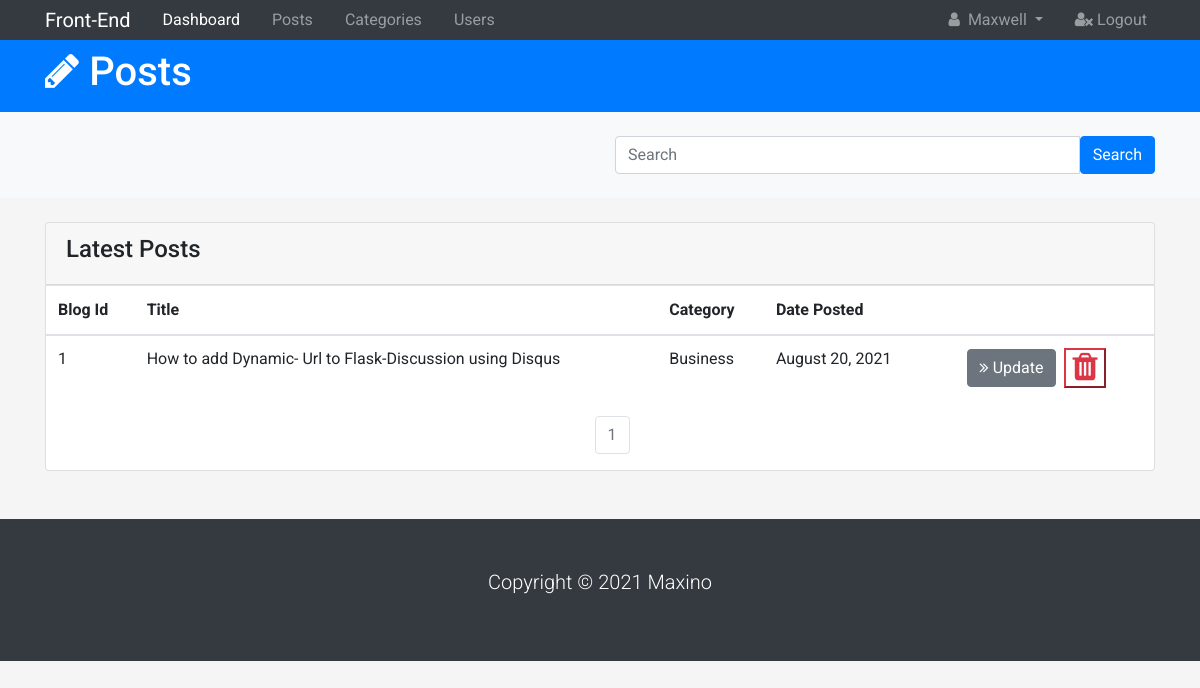
Page /admin/posts (signed in) on the committed database.
### Portfolio/models.py (models this page shows, shortened)
class User(db.Model, UserMixin):
    id = db.Column(db.Integer, primary_key=True)
    first_name = db.Column(db.String(100))
    last_name = db.Column(db.String(100))
    email = db.Column(db.String(64), unique=True)
    profile_pic = db.Column(db.String(100), default='avatar.png')
    password = db.Column(db.String(255))
    bio = db.Column(db.Text)
    url_to = db.Column(db.String(100))
    active = db.Column(db.Boolean())
    confirmed_at = db.Column(db.DateTime)
    roles = db.relationship('Role', secondary=roles_users,
                            backref=db.backref('users', lazy='dynamic'))
    blogs = db.relationship('Blog', backref='user', lazy=True)

class Blog(db.Model):
    __tablename__ = 'blog'
    id = db.Column(db.Integer, primary_key=True)
    user_id = db.Column(db.Integer, db.ForeignKey('user.id'), nullable=False)
    category_id = db.Column(db.Integer, db.ForeignKey('category.id'))
    title = db.Column(db.Text(), nullable=False)
    slug = db.Column(db.String(180), nullable=False)
    picture = db.Column(db.String(100), nullable=True)
    description = db.Column(db.String(200))
    keywords = db.Column(db.String(100), nullable=True)
    img_alt = db.Column(db.String(100), nullable=True)
    date = db.Column(db.DateTime, nullable=False, default=datetime.utcnow)
    text = db.Column(db.Text, nullable=False)

class Category(db.Model):
    __tablename__ = 'category'
    id = db.Column(db.Integer, primary_key=True)
    name = db.Column(db.String(100), nullable=False)
    slug = db.Column(db.String(100), nullable=False)
    date_posted = db.Column(db.DateTime, nullable=False,
                            default=datetime.utcnow)
    blogs = db.relationship('Blog', backref='category', lazy='dynamic')

### Portfolio/admin/routes.py (the view)
@author.route('/admin/posts')
@login_required
def posts():
    page = request.args.get('page', type=int)
    blogs = Blog.query.order_by(
        Blog.date.desc()).paginate(page=page, per_page=10)
    return render_template('admin/posts.html', admin=True, blogs=blogs)

### Portfolio/__init__.py (called while the page is built)
@app.teardown_appcontext
def shutdown_session(exception=None):
    db.session.remove()

### Portfolio/templates/admin/posts.html (shortened to what this page needs)
{% extends 'admin/base.html' %}
{% block content %}
  <header id="main-header" class="py-2 bg-primary text-white">
    <div class="container">
      <div class="row">
        <div class="col-md-6">
          <h1><i class="fa fa-pencil"></i> Posts</h1>
        </div>
      </div>
    </div>
  </header>
  <section id="action" class="py-4 mb-4 bg-light">
    <div class="container">
      <div class="row">
        <div class="col-md-6 ml-auto">
          <div class="input-group">
            <input type="text" class="form-control" placeholder="Search">
            <span class="input-group-btn">
              <button class="btn btn-primary">Search</button>
            </span>
          </div>
        </div>
      </div>
    </div>
  </section>
  <section id="posts">
    <div class="container">
      <div class="row">
        <div class="col">
          <div class="card">
            <div class="card-header">
              <h4>Latest Posts</h4>
            </div>
            <table class="table table-striped">
              <thead class="thead-inverse">
                <tr>
                  <th>Blog Id</th>
                  <th>Title</th>
                  <th>Category</th>
                  <th>Date Posted</th>
                  <th></th>
                </tr>
              </thead>
              <tbody>
                <tr>
                  {% for blog in blogs.items %}
                  <tr>
                    <td scope="row">{{blog.id}}</td>
                    <td>{{blog.title}}</td>
                    <td>{{blog.category.name}}</td>
                    <td>{{blog.date.strftime("%B %d, %Y ")}}</td>
                    <td class="align-items-center d-flex">
                      {% if current_user.id ==1 %}
                      <a href="{{url_for('author.update_post', blog_id=blog.id)}}" class="btn btn-secondary ml-4">
                      <i class="fa fa-angle-double-right"></i> Update
                    </a>
                    <button class="btn-link btn-outline-danger text-danger ml-2" data-toggle="modal" data-target="#my">
                      <i class="fa fa-trash fa-2x "></i>
                      </button>
                  {% endif %}
                  </td>
                      </tr>
                      {% endfor %}
              </tbody>
            </table>
            <nav class="ml-4 page">
              <ul class="pagination justify-content-center">
                {% for page_num in blogs.iter_pages(left_edge=1, right_edge=1, left_current=1, right_current=2) %}
                    {% if page_num %}
                        {% if blogs.page ==page_num %}
                        <li class="page-item disabled"><a href="{{url_for('author.posts', page=page_num)}}" class="page-link">{{page_num}}</a></li>
                        {% else %}
                        <li class="page-item"><a href="{{url_for('author.posts', page=page_num)}}" class="page-link">{{page_num}}</a></li>
                        {% endif %}
                    {% else %}
                      ...
                    {% endif %}
                {% endfor %}
              </ul>
            </nav>
          </div>
        </div>
      </div>
    </div>
  </section>
{% endblock  %}

### Portfolio/templates/admin/base.html (shortened to what this page needs)
<!DOCTYPE html>
<html lang="en">
<head>
  {% block head %}
 <link rel="stylesheet" href="{{ url_for('static', filename='css/font-awesome.min.css') }}">
  <link rel="stylesheet" href="https://maxcdn.bootstrapcdn.com/bootstrap/4.0.0/css/bootstrap.min.css">
  <link rel="stylesheet" href="{{ url_for('static', filename='css/style.css') }}">
  {% endblock  %}
</head>
<body>
  <nav class="navbar navbar-expand-sm navbar-dark bg-dark p-0">
    <div class="container">
      <a href="{{url_for('main.index')}}" class="navbar-brand">Front-End</a>
      <div class="collapse navbar-collapse" id="navbarNav">
        <ul class="navbar-nav">
          <li class="nav-item px-2">
            <a href="{{url_for('author.admin')}}" class="nav-link active">Dashboard</a>
          </li>
          <li class="nav-item px-2">
            <a href="{{url_for('author.posts')}}" class="nav-link">Posts</a>
          </li>
          <li class="nav-item px-2">
            <a href="{{url_for('author.categories')}}" class="nav-link">Categories</a>
          </li>
          <li class="nav-item px-2">
            <a href="{{url_for('author.users')}}" class="nav-link">Users</a>
          </li>
        </ul>
        <ul class="navbar-nav ml-auto">
          <li class="nav-item dropdown mr-3">
            <a href="#" class="nav-link dropdown-toggle" data-toggle="dropdown">
              <i class="fa fa-user mr-1"></i> {{current_user.first_name}}
            </a>
          </li>
          <li class="nav-item">
            <a href="{{url_for('security.logout')}}" class="nav-link">
              <i class="fa fa-user-times"></i> Logout
            </a>
          </li>
        </ul>
      </div>
    </div>
  </nav>
  {% block content %}
  {% endblock  %}
  <footer id="main-footer" class="bg-dark text-white mt-5 p-5">
    <div class="conatiner">
      <div class="row">
        <div class="col">
          <p class="lead text-center">Copyright &copy; 2021 Maxino</p>
        </div>
      </div>
    </div>
  </footer>
</body>
</html>

### Portfolio/static/css/style.css (style rules this page uses)
html { scroll-behavior: smooth; position: relative; }
body { background-color: #f5f5f5; }
body { font-family: 'Roboto', sans-serif; font-size: 16px; }
a { color: #1e1e1e; text-decoration: none; transition: all 0.5s ease-in-out; }

### rows in the picture
User: first_name "Maxwell"
Blog: id "1", title "How to add Dynamic- Url to Flask-Discussion using Disqus", category.name "Business", date "August 20, 2021"

### other values in the picture
{{ page_num }} "1"
